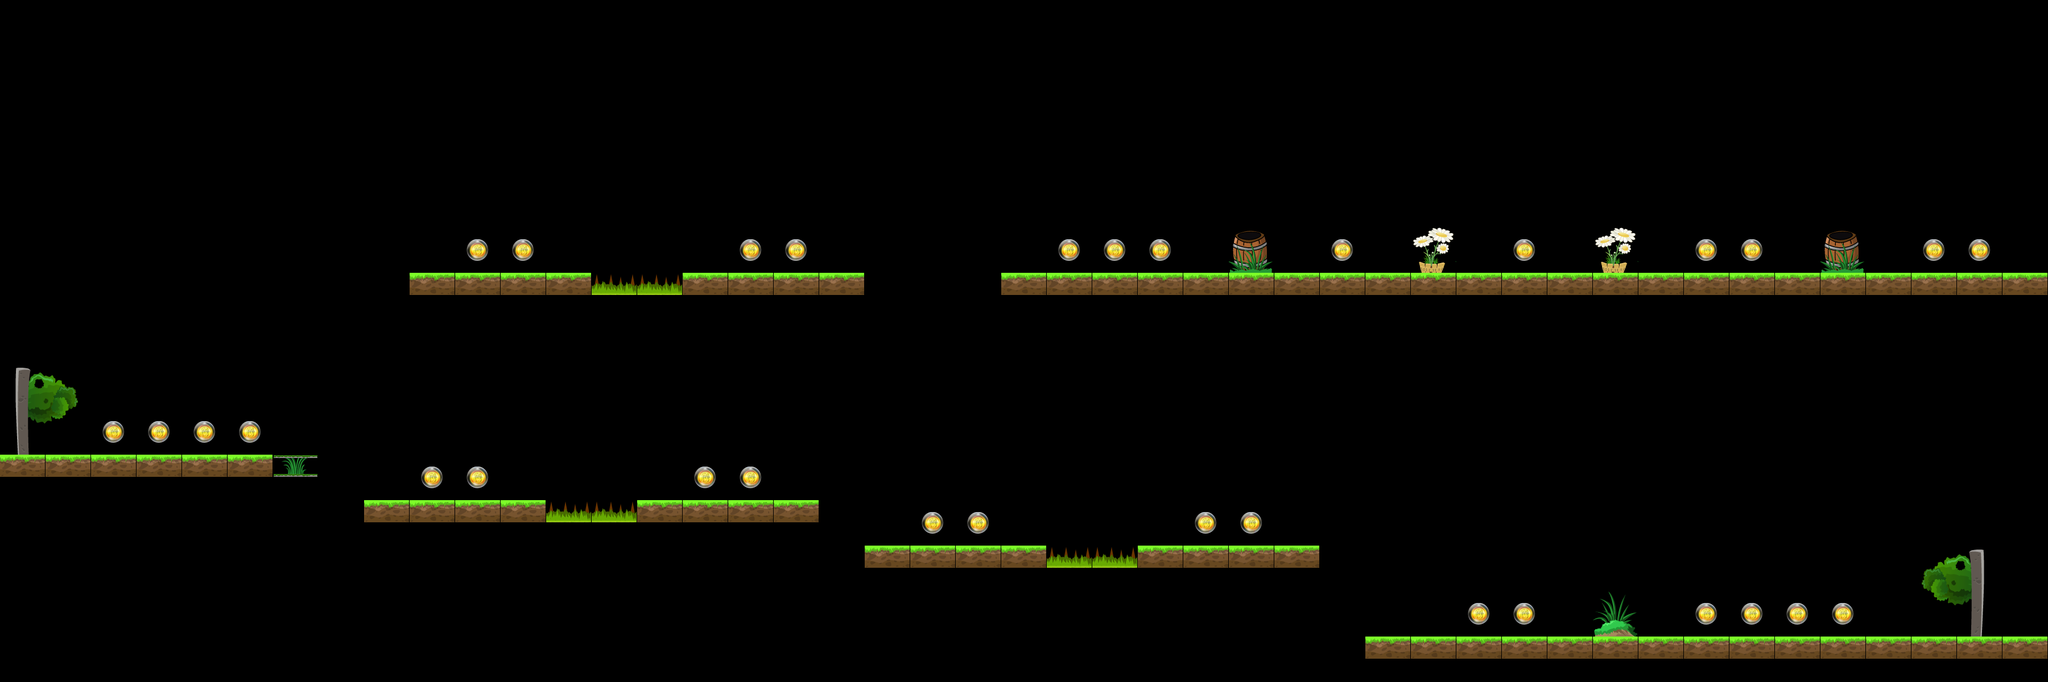

The image is a tile-based game level rendered from a .tmx file. Its description and source (layers, tilesets, objects; grid data summarised) follow:
An orthogonal 45x15 tile map with 80x80 px tiles, 1 tile layer (Level).

<map version="1.0" orientation="orthogonal" width="45" height="15" tilewidth="80" tileheight="80">
 <properties>
  <property name="StartDirection" value="1" />
 </properties>
 <tileset firstgid="1" name="Untitled" tilewidth="80" tileheight="80">
  <image source="tileset0.png" width="640" height="320" />
 </tileset>
 <layer name="Level" width="45" height="15">
  <data>[675 cells, 120 non-empty, 16 distinct tile ids]</data>
 </layer>
</map>
